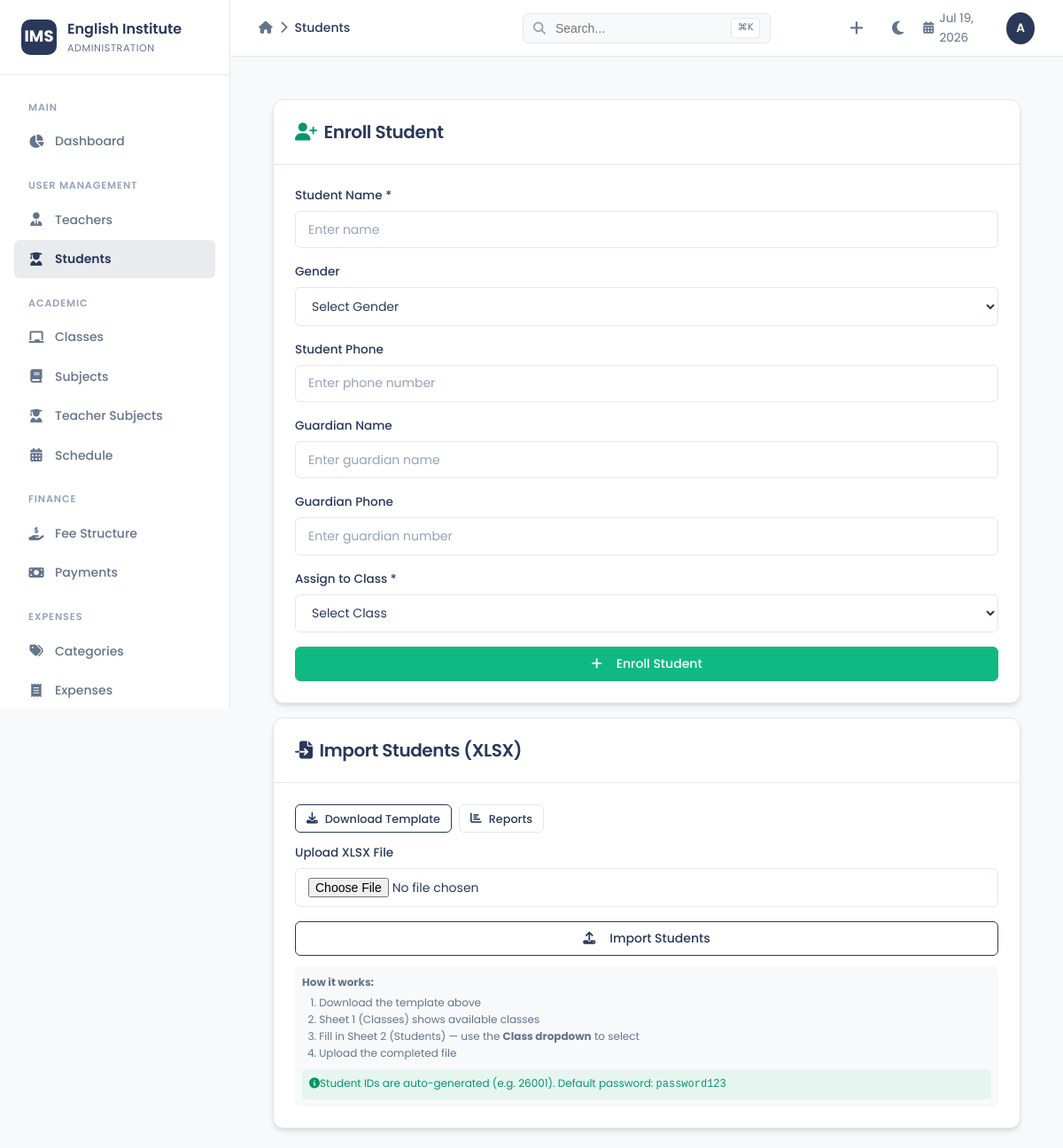
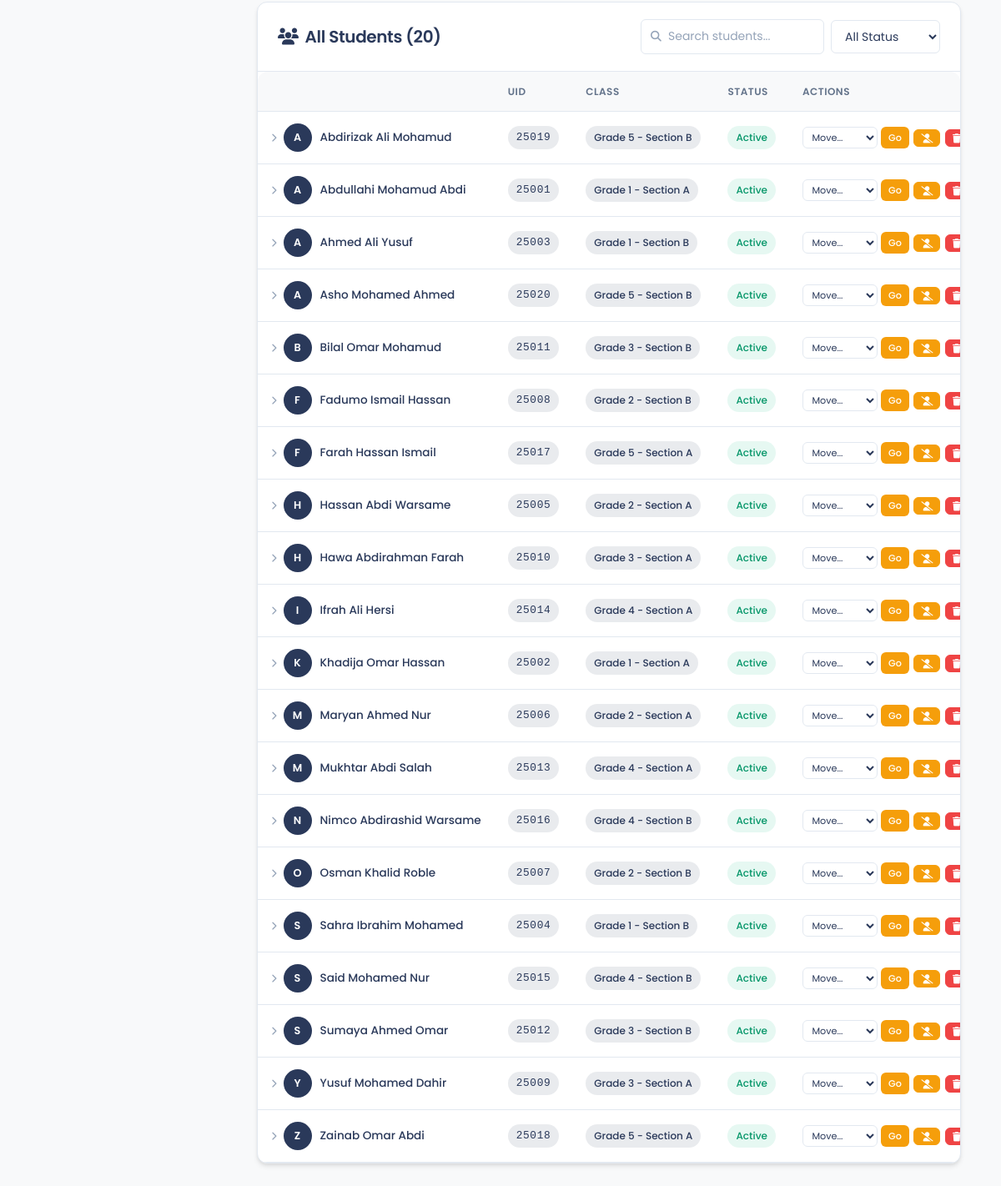
/students.php (signed in), run on the app's committed database (2 pictures, top to bottom).
### tables this page shows
CREATE TABLE IF NOT EXISTS students (
    id INT PRIMARY KEY AUTO_INCREMENT,
    student_uid VARCHAR(10) DEFAULT NULL,
    user_id INT,
    name VARCHAR(100) NOT NULL,
    email VARCHAR(100),
    phone VARCHAR(20),
    address TEXT,
    date_of_birth DATE,
    gender ENUM('male', 'female', 'other'),
    guardian_name VARCHAR(100),
    guardian_phone VARCHAR(20),
    current_class_id INT,
    enrollment_date DATE NOT NULL,
    status ENUM('active', 'inactive', 'graduated', 'suspended') DEFAULT 'active',
    created_at TIMESTAMP DEFAULT CURRENT_TIMESTAMP,
    UNIQUE KEY unique_student_uid (student_uid),
    FOREIGN KEY (user_id) REFERENCES users(id) ON DELETE SET NULL,
    FOREIGN KEY (current_class_id) REFERENCES classes(id),
    INDEX (status)
);

CREATE TABLE IF NOT EXISTS classes (
    id INT PRIMARY KEY AUTO_INCREMENT,
    name VARCHAR(100) NOT NULL,
    start_date DATE NOT NULL,
    end_date DATE,
    max_students INT DEFAULT 30,
    status ENUM('active', 'archived', 'completed') DEFAULT 'active',
    INDEX (status),
    INDEX (start_date)
);

### students.php (the view, shortened to what this page needs)
<?php
$db = getDB();
$students = $db->query("
    SELECT s.id, s.student_uid, s.name, s.gender, s.phone, s.guardian_name, s.guardian_phone, s.enrollment_date, s.status, c.id as class_id, c.name as class_name
    FROM students s LEFT JOIN classes c ON s.current_class_id=c.id
    ORDER BY s.status ASC, s.name
")->fetchAll();
require_once 'header.php';
?>
<div class="d-flex flex-wrap" style="gap:1.5rem;">
    <div style="flex:1 1 300px; max-width:100%;">
        <div class="card">
            <div class="card-header">
                <h3><i class="fas fa-user-plus mr-2" style="color:#059669;"></i>Enroll Student</h3>
            </div>
            <div class="card-body">
                <form method="POST">
                    <div class="form-group">
                        <label class="form-label">Student Name *</label>
                        <input type="text" name="name" class="form-control" placeholder="Enter name" required>
                    </div>
                    <div class="form-group">
                        <label class="form-label">Gender</label>
                        <select name="gender" class="form-select">
                            <option value="">Select Gender</option>
                        </select>
                    </div>
                    <div class="form-group">
                        <label class="form-label">Student Phone</label>
                        <input type="text" name="phone" class="form-control" placeholder="Enter phone number">
                    </div>
                    <div class="form-group">
                        <label class="form-label">Guardian Name</label>
                        <input type="text" name="guardian_name" class="form-control" placeholder="Enter guardian name">
                    </div>
                    <div class="form-group">
                        <label class="form-label">Guardian Phone</label>
                        <input type="text" name="guardian_phone" class="form-control" placeholder="Enter guardian number">
                    </div>
                    <div class="form-group">
                        <label class="form-label">Assign to Class *</label>
                        <select name="class_id" class="form-select" required>
                            <option value="">Select Class</option>
                        </select>
                    </div>
                    <button type="submit" name="enroll" class="btn btn-success w-100">
                        <i class="fas fa-plus mr-2"></i>Enroll Student
                    </button>
                </form>
            </div>
        </div>
        <div class="card mt-4">
            <div class="card-header">
                <h3><i class="fas fa-file-import mr-2" style="color:var(--primary);"></i>Import Students (XLSX)</h3>
            </div>
            <div class="card-body">
                <div class="d-flex flex-wrap mb-3" style="gap:0.5rem;">
                    <a href="download_student_template.php" class="btn btn-outline-primary btn-sm">
                        <i class="fas fa-download mr-1"></i>Download Template
                    </a>
                    <a href="reports.php" class="btn btn-outline btn-sm" style="font-size:0.8rem;">
                        <i class="fas fa-chart-bar mr-1"></i>Reports
                    </a>
                </div>
                <form method="POST" enctype="multipart/form-data">
                    <div class="form-group">
                        <label class="form-label">Upload XLSX File</label>
                        <input type="file" name="import_file" class="form-control" accept=".xlsx,.xls" required>
                    </div>
                    <button type="submit" name="import_students" class="btn btn-outline-primary w-100 mb-3">
                        <i class="fas fa-upload mr-2"></i>Import Students
                    </button>
                    <div class="text-xs text-muted" style="padding:0.5rem;background:var(--bg-body);border-radius:6px;line-height:1.6;">
                        <strong style="display:block;margin-bottom:0.25rem;">How it works:</strong>
                        <ol style="margin:0;padding-left:1.2rem;">
                            <li>Download the template above</li>
                            <li>Sheet 1 (Classes) shows available classes</li>
                            <li>Fill in Sheet 2 (Students) — use the <strong>Class dropdown</strong> to select</li>
                            <li>Upload the completed file</li>
                        </ol>
                        <div class="mt-2" style="padding:0.4rem 0.5rem;background:rgba(16,185,129,0.08);border-radius:4px;color:#059669;">
                            <i class="fas fa-info-circle mr-1"></i>Student IDs are auto-generated (e.g. <?= date('y') ?>001). Default password: <code>password123</code>
                        </div>
                    </div>
                </form>
            </div>
        </div>
    </div>
    <div style="flex:2 1 500px; max-width:100%;">
        <div class="card">
            <div class="card-header">
                <h3><i class="fas fa-users mr-2" style="color:var(--primary);"></i>All Students (<?= count($students) ?>)</h3>
                <div class="d-flex align-center gap-2">
                    <div style="position:relative;">
                        <i class="fas fa-search" style="position:absolute;left:0.75rem;top:50%;transform:translateY(-50%);color:var(--text-light);font-size:0.8rem;"></i>
                        <input type="text" id="studentSearch" placeholder="Search students..." class="form-control" style="padding-left:2rem;width:220px;">
                    </div>
                    <select id="filterStatus" class="form-select" style="width:auto;padding:0.5rem 2rem 0.5rem 0.75rem;">
                        <option value="">All Status</option>
                    </select>
                </div>
            </div>
            <div class="table-wrapper">
                <table class="table" id="studentTable">
                    <thead>
                        <tr>
                            <th style="width:30%;"></th>
                            <th>UID</th>
                            <th>Class</th>
                            <th>Status</th>
                            <th style="width:18%;">Actions</th>
                        </tr>
                    </thead>
                    <tbody>
                        <?php foreach ($students as $student): ?>
                            <tr data-status="<?= htmlspecialchars($student['status']) ?>" class="student-row" style="cursor:pointer;">
                                <td>
                                    <div class="d-flex align-center">
                                        <i class="fas fa-chevron-right student-toggle-icon" style="font-size:0.65rem;color:var(--text-light);margin-right:0.5rem;transition:transform 0.2s;flex-shrink:0;"></i>
                                        <div style="width:34px;height:34px;background:var(--primary);border-radius:50%;display:flex;align-items:center;justify-content:center;color:white;font-weight:600;font-size:0.8rem;margin-right:0.625rem;flex-shrink:0;"><?= strtoupper(substr($student['name'],0,1)) ?></div>
                                        <span class="font-medium text-main" style="font-size:0.85rem;"><?= htmlspecialchars($student['name']) ?></span>
                                    </div>
                                </td>
                                <td>
                                    <?php if ($student['student_uid']): ?>
                                        <span class="badge badge-primary" style="font-family:monospace;font-size:0.8rem;letter-spacing:0.05em;"><?= htmlspecialchars($student['student_uid']) ?></span>
                                    <?php else: ?>
                                        <span class="text-muted">-</span>
                                    <?php endif; ?>
                                </td>
                                <td>
                                    <?php if ($student['class_id']): ?>
                                        <span class="badge badge-primary"><?= htmlspecialchars($student['class_name']) ?></span>
                                    <?php else: ?>
                                        <span class="text-muted">Unassigned</span>
                                    <?php endif; ?>
                                </td>
                                <td>
                                    <span class="badge <?= $student['status']==='active' ? 'badge-success' : ($student['status']==='dropped' ? 'badge-danger' : 'badge-secondary') ?>">
                                        <?= ucfirst($student['status']) ?>
                                    </span>
                                </td>
                                <td onclick="event.stopPropagation();">
                                    <div class="d-flex align-center" style="gap:0.35rem;flex-wrap:nowrap;">
                                        <?php if ($student['status']==='active' && $student['class_id']): ?>
                                            <form method="POST" class="d-flex align-center" style="gap:0.25rem;">
                                                <select name="to_class_id" class="form-select" style="padding:0.2rem 0.4rem;font-size:0.7rem;width:auto;max-width:90px;">
                                                    <option value="">Move...</option>
                                                </select>
                                                <button type="submit" name="transfer" class="btn btn-sm" style="background:#f59e0b;color:#fff;padding:0.2rem 0.5rem;font-size:0.7rem;">Go</button>
                                            </form>
                                        <?php endif; ?>
                                        <?php if ($student['status']==='active'): ?>
                                            <form method="POST" onsubmit="return confirm('Mark as dropped out?')">
                                                <button type="submit" name="dropout_student" class="btn btn-sm btn-warning" title="Drop Out" style="padding:0.25rem 0.5rem;"><i class="fas fa-user-slash" style="font-size:0.7rem;"></i></button>
                                            </form>
                                        <?php endif; ?>
                                        <form method="POST" onsubmit="return confirm('Permanently delete this student?')">
                                            <button type="submit" name="delete_student" class="btn btn-sm btn-danger" title="Delete" style="padding:0.25rem 0.5rem;"><i class="fas fa-trash" style="font-size:0.7rem;"></i></button>
                                        </form>
                                    </div>
                                </td>
                            </tr>
                        <?php endforeach; ?>
                    </tbody>
                </table>
            </div>
        </div>
    </div>
</div>
<?php require_once 'footer.php'; ?>

### css/design-system.css (style rules this page uses)
:root { --primary: #2a395a; --primary-hover: #1e2a42; --accent: #fc4466; --accent-hover: #e63958; --bg-body: #F8F9FA; --bg-card: #ffffff; --bg-sidebar: #ffffff; --border: #e2e8f0; --text-main: #2a395a; --text-muted: #64748b; --text-light: #94a3b8; --shadow-sm: 0 1px 2px 0 rgba(0, 0, 0, 0.05); --shadow-md: 0 4px 6px -1px rgba(0, 0, 0, 0.1), 0 2px 4px -1px rgba(0, 0, 0, 0.06); --shadow-lg: 0 8px 24px rgba(0, 0, 0, 0.12); --radius: 12px; --radius-sm: 6px; --sidebar-width: 260px; --container-max: 1440px; --container-padding: 3rem; --transition: 0.3s ease; }
*, *::before, *::after { box-sizing: border-box; }
body { font-family: 'Poppins', -apple-system, BlinkMacSystemFont, sans-serif; background-color: var(--bg-body); color: var(--text-main); min-height: 100vh; margin: 0; transition: background-color var(--transition), color var(--transition); font-weight: 400; line-height: 1.6; }
h1, h2, h3, h4, h5, h6 { color: var(--text-main); font-weight: 600; letter-spacing: -0.02em; margin: 0; }
h3 { font-size: 1.25rem; }
.card { background: var(--bg-card); border: 1px solid var(--border); border-radius: var(--radius); box-shadow: var(--shadow-md); transition: box-shadow var(--transition), background-color var(--transition), border-color var(--transition); }
.card-header { background: transparent; border-bottom: 1px solid var(--border); padding: 1.25rem 1.5rem; display: flex; align-items: center; justify-content: space-between; flex-wrap: wrap; gap: 0.75rem; }
.card-body { padding: 1.5rem; }
.btn { display: inline-flex; align-items: center; justify-content: center; gap: 0.5rem; font-family: 'Poppins', sans-serif; font-weight: 500; font-size: 0.875rem; padding: 0.5rem 1.25rem; border-radius: var(--radius-sm); border: 1px solid transparent; cursor: pointer; transition: all var(--transition); text-decoration: none; line-height: 1.5; }
.btn-outline { background-color: transparent; color: var(--text-main); border-color: var(--border); }
.btn-outline-primary { background-color: transparent; color: var(--primary); border-color: var(--primary); }
.btn-sm { padding: 0.35rem 0.75rem; font-size: 0.8rem; }
.btn-danger { background-color: #ef4444; color: #fff; border-color: #ef4444; }
.btn-success { background-color: #10b981; color: #fff; border-color: #10b981; }
.btn-warning { background-color: #f59e0b; color: #fff; border-color: #f59e0b; }
.form-group { margin-bottom: 1rem; }
.form-label { display: block; font-size: 0.85rem; font-weight: 500; color: var(--text-main); margin-bottom: 0.4rem; }
.form-control, .form-select { width: 100%; padding: 0.6rem 0.875rem; font-family: 'Poppins', sans-serif; font-size: 0.875rem; color: var(--text-main); background-color: var(--bg-card); border: 1px solid var(--border); border-radius: var(--radius-sm); transition: border-color var(--transition), box-shadow var(--transition); }
.form-control::placeholder { color: var(--text-light); }
.table-wrapper { overflow-x: auto; border-radius: var(--radius); }
.table { width: 100%; border-collapse: collapse; font-size: 0.875rem; }
.table th { text-align: left; padding: 0.875rem 1rem; font-weight: 600; font-size: 0.75rem; text-transform: uppercase; letter-spacing: 0.04em; color: var(--text-muted); background-color: var(--bg-body); border-bottom: 1px solid var(--border); white-space: nowrap; }
.table td { padding: 0.875rem 1rem; border-bottom: 1px solid var(--border); vertical-align: middle; color: var(--text-main); white-space: nowrap; }
.table tbody tr { transition: background-color var(--transition); }
.badge { display: inline-flex; align-items: center; padding: 0.25rem 0.625rem; font-size: 0.75rem; font-weight: 500; border-radius: 9999px; transition: all var(--transition); }
.badge-primary { background-color: rgba(42, 57, 90, 0.1); color: var(--primary); }
.badge-success { background-color: rgba(16, 185, 129, 0.1); color: #059669; }
a { color: var(--primary); text-decoration: none; transition: color var(--transition); }
.text-muted { color: var(--text-muted) !important; }
.mt-2 { margin-top: 0.5rem; }
.mt-4 { margin-top: 1rem; }
.mb-3 { margin-bottom: 0.75rem; }
.mr-2 { margin-right: 0.5rem; }
.d-flex { display: flex; }
.align-center { align-items: center; }
.gap-2 { gap: 0.5rem; }
.flex-wrap { flex-wrap: wrap; }
.w-100 { width: 100%; }
.font-medium { font-weight: 500; }
.text-xs { font-size: 0.75rem; }

### data on the page
students: name "A", name "Abdirizak Ali Mohamud", student_uid "25019", current_class.name "Grade 5 - Section B", status "Active"
students: name "A", name "Abdullahi Mohamud Abdi", student_uid "25001", current_class.name "Grade 1 - Section A", status "Active"
students: name "A", name "Ahmed Ali Yusuf", student_uid "25003", current_class.name "Grade 1 - Section B", status "Active"
students: name "A", name "Asho Mohamed Ahmed", student_uid "25020", current_class.name "Grade 5 - Section B", status "Active"
students: name "B", name "Bilal Omar Mohamud", student_uid "25011", current_class.name "Grade 3 - Section B", status "Active"
students: name "F", name "Fadumo Ismail Hassan", student_uid "25008", current_class.name "Grade 2 - Section B", status "Active"
students: name "F", name "Farah Hassan Ismail", student_uid "25017", current_class.name "Grade 5 - Section A", status "Active"
students: name "H", name "Hassan Abdi Warsame", student_uid "25005", current_class.name "Grade 2 - Section A", status "Active"
students: name "H", name "Hawa Abdirahman Farah", student_uid "25010", current_class.name "Grade 3 - Section A", status "Active"
students: name "I", name "Ifrah Ali Hersi", student_uid "25014", current_class.name "Grade 4 - Section A", status "Active"
students: name "K", name "Khadija Omar Hassan", student_uid "25002", current_class.name "Grade 1 - Section A", status "Active"
students: name "M", name "Maryan Ahmed Nur", student_uid "25006", current_class.name "Grade 2 - Section A", status "Active"
students: name "M", name "Mukhtar Abdi Salah", student_uid "25013", current_class.name "Grade 4 - Section A", status "Active"
students: name "N", name "Nimco Abdirashid Warsame", student_uid "25016", current_class.name "Grade 4 - Section B", status "Active"
students: name "O", name "Osman Khalid Roble", student_uid "25007", current_class.name "Grade 2 - Section B", status "Active"
students: name "S", name "Sahra Ibrahim Mohamed", student_uid "25004", current_class.name "Grade 1 - Section B", status "Active"
students: name "S", name "Said Mohamed Nur", student_uid "25015", current_class.name "Grade 4 - Section B", status "Active"
students: name "S", name "Sumaya Ahmed Omar", student_uid "25012", current_class.name "Grade 3 - Section B", status "Active"
students: name "Y", name "Yusuf Mohamed Dahir", student_uid "25009", current_class.name "Grade 3 - Section A", status "Active"
students: name "Z", name "Zainab Omar Abdi", student_uid "25018", current_class.name "Grade 5 - Section A", status "Active"

### other printed values
$app_name "English Institute"
$titles[$currentPage] "Students"
substr($current_user, 0, 1) "A"
count($students) "20"
